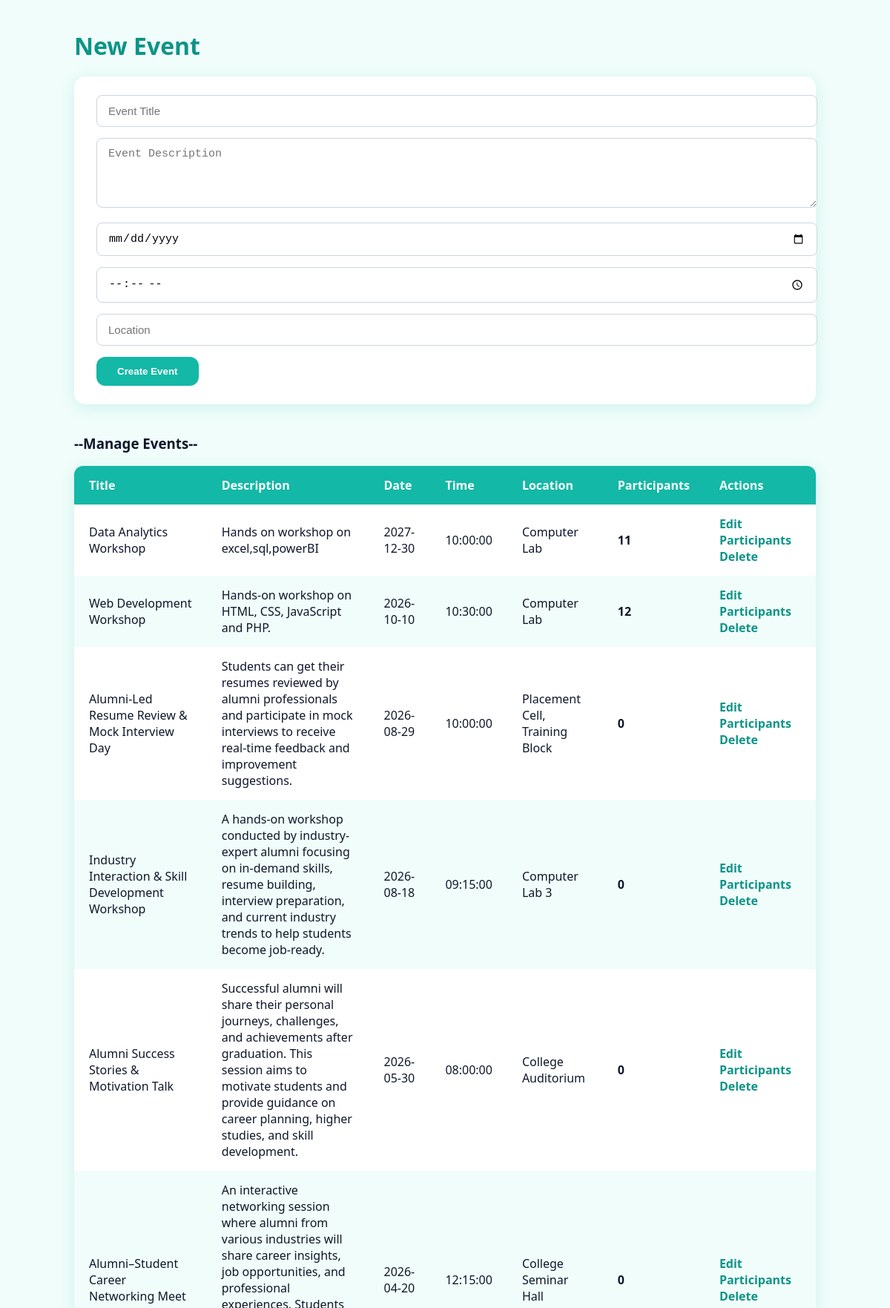
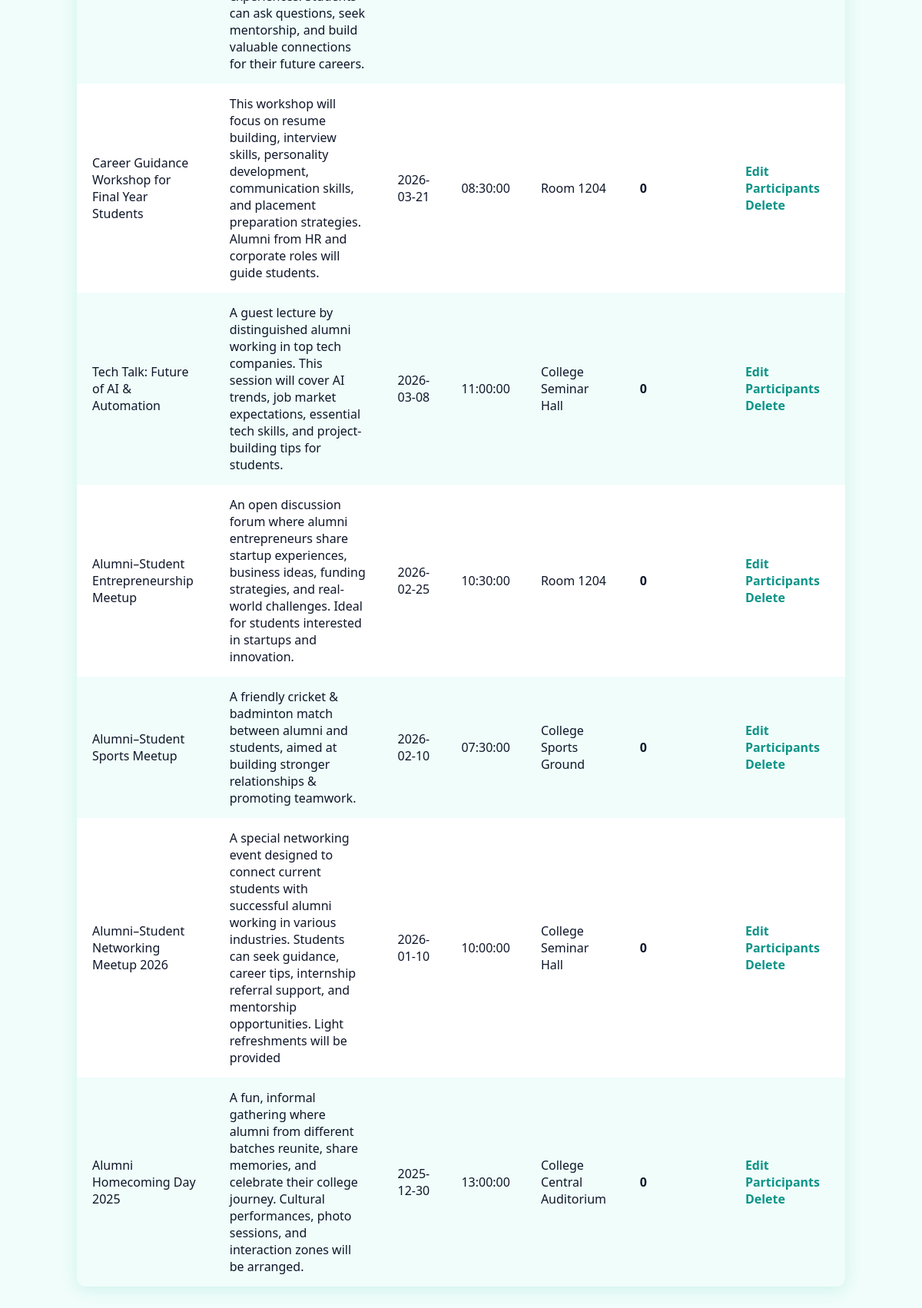
Page /events.php (signed in) on the committed database (2 pictures, top to bottom).
### tables this page shows
CREATE TABLE `events` (
  `id` int(11) NOT NULL,
  `title` varchar(255) NOT NULL,
  `description` text DEFAULT NULL,
  `event_date` date NOT NULL,
  `event_time` time NOT NULL,
  `location` varchar(255) DEFAULT NULL
);

### events.php (the view, shortened to what this page needs)
<?php
require_once 'includes/db.php';
$edit_mode = false;
$edit_event = null;
$result = $conn->query("
    SELECT
        e.*,
        COUNT(
            CASE
                WHEN er.status = 'registered'
                THEN er.id
            END
        ) AS participant_count
    FROM events e
    LEFT JOIN event_registrations er
        ON e.id = er.event_id
    GROUP BY e.id
    ORDER BY e.event_date DESC
");
$events = $result->fetch_all(MYSQLI_ASSOC);
?>
<!DOCTYPE html>
<html lang="en">
<head>
</head>
<body>
<div class="container">
    <h1><?= $edit_mode ? "Edit Event" : "New Event" ?></h1>
    <div class="event-form">
        <form method="post">
            <input type="text" name="title" placeholder="Event Title" required value="<?= $edit_mode ? htmlspecialchars($edit_event['title']) : '' ?>">
            <textarea name="description" rows="4" placeholder="Event Description"><?= $edit_mode ? htmlspecialchars($edit_event['description']) : '' ?></textarea>
            <input type="date" name="event_date" required value="<?= $edit_mode ? $edit_event['event_date'] : '' ?>">
            <input type="time" name="event_time" required value="<?= $edit_mode ? $edit_event['event_time'] : '' ?>">
            <input type="text" name="location" placeholder="Location" value="<?= $edit_mode ? htmlspecialchars($edit_event['location']) : '' ?>">
            <button type="submit" name="create_event"><?= $edit_mode ? "Update Event" : "Create Event" ?></button>
        </form>
    </div>
    <h3> --Manage Events-- </h3>
    <table>
        <thead>
            <tr>
                <th>Title</th>
                <th>Description</th>
                <th>Date</th>
                <th>Time</th>
                <th>Location</th>
                <th>Participants</th>
                <th>Actions</th>
            </tr>
        </thead>
        <tbody>
        <?php foreach ($events as $event): ?>
            <tr>
                <td><?= htmlspecialchars($event['title']) ?></td>
                <td><?= htmlspecialchars($event['description']) ?></td>
                <td><?= $event['event_date'] ?></td>
                <td><?= $event['event_time'] ?></td>
                <td><?= htmlspecialchars($event['location']) ?></td>
                <td>
                    <strong>
                            <?= (int)$event['participant_count'] ?>
                    </strong>
                </td>
                <td class="action-links">
                    <a href="events.php?action=edit&id=<?= $event['id'] ?>">
    Edit
</a>
<a href="event_participants.php?event_id=<?= $event['id'] ?>">
    Participants
</a>
<a href="events.php?action=delete&id=<?= $event['id'] ?>"
   onclick="return confirm('Delete this event?')">
    Delete
</a>
                </td>
            </tr>
        <?php endforeach; ?>
        </tbody>
    </table>
</div>
</body>
</html>

### events.php (style rules this page uses)
body { font-family: 'Segoe UI', Tahoma, Geneva, Verdana, sans-serif; background: #f0fdfa; color: #0f172a; margin: 0; padding: 0; }
.container { max-width: 1000px; margin: 40px auto; padding: 0 20px; }
h1 { color: #0d9488; font-size: 32px; margin-bottom: 20px; }
.event-form { background: white; padding: 25px 30px; border-radius: 15px; box-shadow: 0 4px 20px rgba(20, 184, 166, 0.15); margin-bottom: 40px; }
.event-form input, .event-form textarea { width: 100%; padding: 12px 15px; margin-bottom: 15px; border-radius: 8px; border: 1px solid #cbd5e1; font-size: 15px; }
.event-form button { padding: 12px 28px; background: #14b8a6; color: white; border: none; border-radius: 12px; cursor: pointer; font-weight: 600; transition: all 0.3s; }
table { width: 100%; border-collapse: collapse; background: white; border-radius: 12px; overflow: hidden; box-shadow: 0 4px 20px rgba(20, 184, 166, 0.15); }
table th, table td { padding: 15px 20px; text-align: left; }
table th { background: #14b8a6; color: white; }
table tr:nth-child(even) { background: #f0fdfa; }
.action-links a { margin-right: 10px; color: #0d9488; font-weight: 600; text-decoration: none; }

### rows in the picture
events: title "Data Analytics Workshop", description "Hands on workshop on excel,sql,powerBI", event_date "2027-12-30", event_time "10:00:00", location "Computer Lab", participant_count "11"
events: title "Web Development Workshop", description "Hands-on workshop on HTML, CSS, JavaScript and PHP.", event_date "2026-10-10", event_time "10:30:00", location "Computer Lab", participant_count "12"
events: title "Alumni-Led Resume Review & Mock Interview Day", description "Students can get their resumes reviewed by alumni professionals and participate in mock interviews to receive real-time feedback and improvement suggestions.", event_date "2026-08-29", event_time "10:00:00", location "Placement Cell, Training Block", participant_count "0"
events: title "Industry Interaction & Skill Development Workshop", description "A hands-on workshop conducted by industry-expert alumni focusing on in-demand skills, resume building, interview preparation, and current industry trends to help students become job-ready.", event_date "2026-08-18", event_time "09:15:00", location "Computer Lab 3", participant_count "0"
events: title "Alumni Success Stories & Motivation Talk", description "Successful alumni will share their personal journeys, challenges, and achievements after graduation. This session aims to motivate students and provide guidance on career planning, higher studies, and skill development.", event_date "2026-05-30", event_time "08:00:00", location "College Auditorium", participant_count "0"
events: title "Alumni–Student Career Networking Meet", description "An interactive networking session where alumni from various industries will share career insights, job opportunities, and professional experiences. Students can ask questions, seek mentorship, and build valuable connections for their future careers.", event_date "2026-04-20", event_time "12:15:00", location "College Seminar Hall", participant_count "0"
events: title "Career Guidance Workshop for Final Year Students", description "This workshop will focus on resume building, interview skills, personality development, communication skills, and placement preparation strategies. Alumni from HR and corporate roles will guide students.", event_date "2026-03-21", event_time "08:30:00", location "Room 1204", participant_count "0"
events: title "Tech Talk: Future of AI & Automation", description "A guest lecture by distinguished alumni working in top tech companies. This session will cover AI trends, job market expectations, essential tech skills, and project-building tips for students.", event_date "2026-03-08", event_time "11:00:00", location "College Seminar Hall", participant_count "0"
events: title "Alumni–Student Entrepreneurship Meetup", description "An open discussion forum where alumni entrepreneurs share startup experiences, business ideas, funding strategies, and real-world challenges. Ideal for students interested in startups and innovation.", event_date "2026-02-25", event_time "10:30:00", location "Room 1204", participant_count "0"
events: title "Alumni–Student Sports Meetup", description "A friendly cricket & badminton match between alumni and students, aimed at building stronger relationships & promoting teamwork.", event_date "2026-02-10", event_time "07:30:00", location "College Sports Ground", participant_count "0"
events: title "Alumni–Student Networking Meetup 2026", description "A special networking event designed to connect current students with successful alumni working in various industries. Students can seek guidance, career tips, internship referral support, and mentorship opportunities. Light refreshments will be provided", event_date "2026-01-10", event_time "10:00:00", location "College Seminar Hall", participant_count "0"
events: title "Alumni Homecoming Day 2025", description "A fun, informal gathering where alumni from different batches reunite, share memories, and celebrate their college journey. Cultural performances, photo sessions, and interaction zones will be arranged.", event_date "2025-12-30", event_time "13:00:00", location "College Central Auditorium", participant_count "0"
